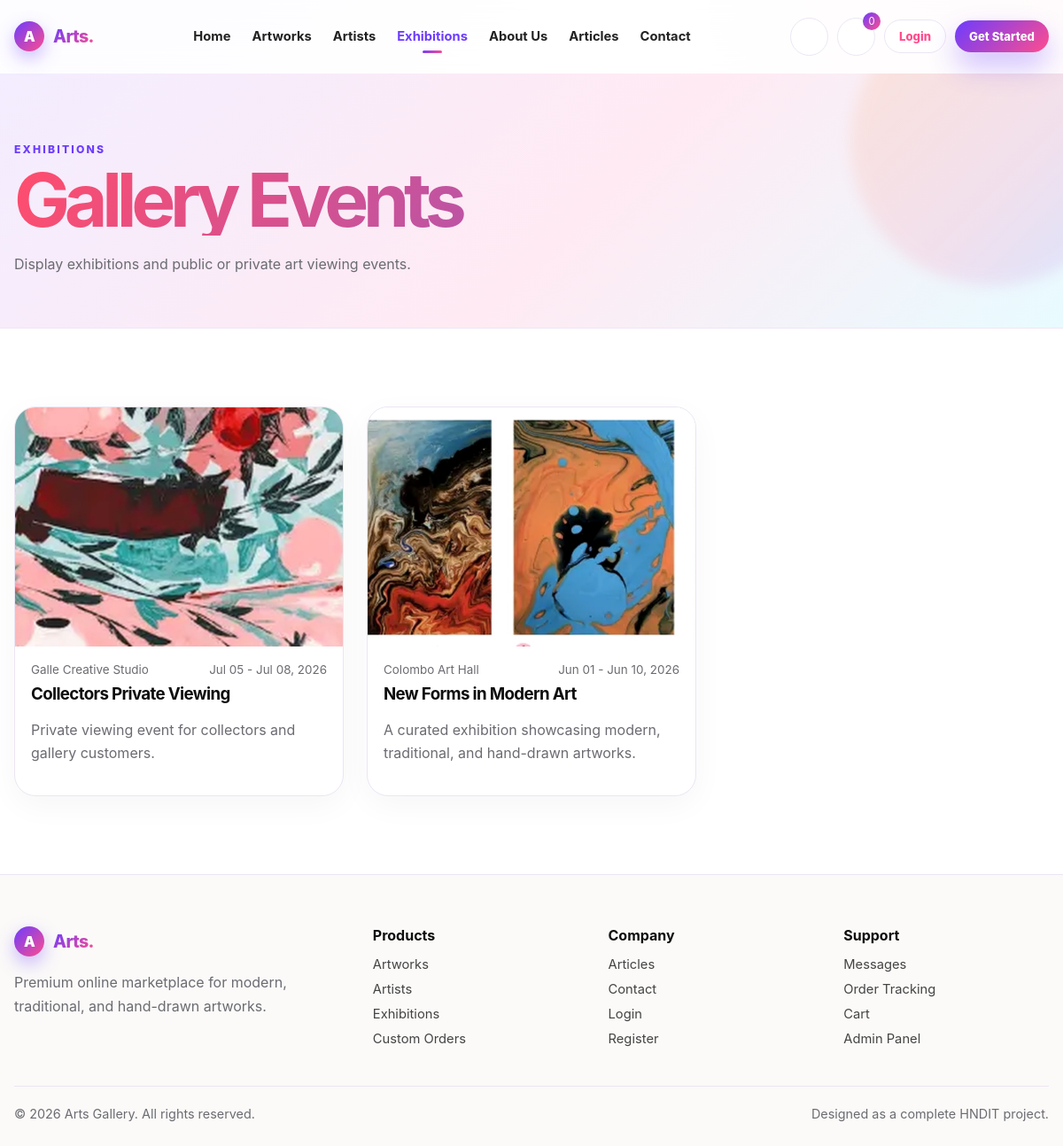
The page /exhibitions.php on the database its author committed.
### tables this page shows
CREATE TABLE exhibitions (
    id INT AUTO_INCREMENT PRIMARY KEY,
    title VARCHAR(160) NOT NULL,
    location VARCHAR(160) NOT NULL,
    start_date DATE NOT NULL,
    end_date DATE NOT NULL,
    image VARCHAR(255) NULL,
    description TEXT NULL,
    created_at TIMESTAMP DEFAULT CURRENT_TIMESTAMP
);

### includes/helpers.php (called while the page is built, shortened)
<?php
function url(string $path = ''): string
{
    return BASE_URL . ltrim($path, '/');
}
function e(?string $value): string
{
    return htmlspecialchars($value ?? '', ENT_QUOTES, 'UTF-8');
}

### exhibitions.php (the view, shortened to what this page needs)
<?php
require_once __DIR__ . '/includes/helpers.php';
require_once __DIR__ . '/config/database.php';
$items = $pdo->query("SELECT * FROM exhibitions ORDER BY start_date DESC")->fetchAll();
require_once __DIR__ . '/includes/header.php';
?>
<section class="page-hero"><div class="container"><span class="eyebrow">Exhibitions</span><h1>Gallery Events</h1><p>Display exhibitions and public or private art viewing events.</p></div></section>
<section class="section"><div class="container"><div class="grid-3">
<?php foreach ($items as $item): ?>
    <article class="card article-card">
        <img src="<?= url($item['image']) ?>" alt="<?= e($item['title']) ?>">
        <div class="art-card-body">
            <div class="card-meta"><span><?= e($item['location']) ?></span><span><?= e(date('M d', strtotime($item['start_date']))) ?> - <?= e(date('M d, Y', strtotime($item['end_date']))) ?></span></div>
            <h3><?= e($item['title']) ?></h3>
            <p><?= e($item['description']) ?></p>
        </div>
    </article>
<?php endforeach; ?>
</div></div></section>
<?php require_once __DIR__ . '/includes/footer.php'; ?>

### assets/css/style.css (style rules this page uses)
:root { --bg: #ffffff; --bg-soft: #f6f4f1; --bg-cream: #fbfaf8; --text: #0e0e0f; --muted: #6b6b72; --line: #e9e4dd; --dark: #050505; --dark-soft: #191919; --success: #0c7a43; --danger: #b11d2a; --warning: #a36a00; --shadow: 0 24px 70px rgba(13, 13, 13, 0.10); --shadow-soft: 0 16px 35px rgba(13, 13, 13, 0.08); --radius-xl: 36px; --radius-lg: 24px; --radius-md: 16px; --container: 1180px; }
* { box-sizing: border-box; }
*::before, *::after { box-sizing: border-box; }
html { scroll-behavior: smooth; overflow-x: hidden; }
body { margin: 0; font-family: Inter, ui-sans-serif, system-ui, -apple-system, BlinkMacSystemFont, "Segoe UI", sans-serif; color: var(--text); background: var(--bg); overflow-x: hidden; min-width: 320px; }
img, svg { max-width: 100%; }
.container { width: min(100% - 32px, var(--container)); margin-inline: auto; }
.eyebrow { font-size: .76rem; font-weight: 850; text-transform: uppercase; letter-spacing: .18em; color: #4a4a4a; }
.hero h1, .section-head h2, .page-hero h1 { margin: 10px 0 18px; font-size: clamp(2.55rem, 7vw, 5.4rem); line-height: .94; letter-spacing: -.075em; }
.section { padding: 88px 0; }
.grid-3 { display: grid; grid-template-columns: repeat(3, 1fr); gap: 26px; }
.card { background: #fff; border: 1px solid var(--line); border-radius: var(--radius-lg); box-shadow: 0 10px 35px rgba(0,0,0,.04); overflow: hidden; }
.art-card-body { padding: 18px; }
.card-meta { display: flex; align-items: center; justify-content: space-between; gap: 10px; color: var(--muted); font-size: .84rem; margin-bottom: 8px; }
.art-card h3, .article-card h3, .artist-card h3 { margin: 0 0 8px; letter-spacing: -.035em; }
.article-card img { width: 100%; height: 270px; object-fit: cover; display: block; filter: grayscale(.15); }
.article-card .art-card-body p { color: var(--muted); line-height: 1.65; }
.page-hero { padding: 74px 0 42px; background: var(--bg-cream); border-bottom: 1px solid var(--line); }
.page-hero p { color: var(--muted); line-height: 1.75; max-width: 740px; }
:root { --accent: #ff4d6d; --accent-2: #6c5ce7; --accent-3: #00b8a9; --accent-4: #ffb703; --accent-5: #2d9cdb; --ink: #14121f; --grad-warm: linear-gradient(120deg, #ff4d6d 0%, #ff8a5b 50%, #ffb703 100%); --grad-cool: linear-gradient(120deg, #6c5ce7 0%, #2d9cdb 55%, #00b8a9 100%); --grad-candy: linear-gradient(120deg, #ff4d6d 0%, #6c5ce7 100%); --bg-soft: #f6f2fb; --bg-cream: #fbf7ff; --line: #ece5f4; }
body { background: radial-gradient(1100px 600px at 8% -8%, rgba(108,92,231,.10), transparent 60%), radial-gradient(900px 520px at 100% 0%, rgba(255,77,109,.10), transparent 55%), radial-gradient(900px 700px at 50% 120%, rgba(0,184,169,.08), transparent 60%), var(--bg); }
.page-hero { background: radial-gradient(600px 300px at 0% 0%, rgba(108,92,231,.16), transparent 60%), radial-gradient(600px 320px at 100% 0%, rgba(255,77,109,.14), transparent 60%), var(--bg-cream); border-bottom: 1px solid var(--line); }
.page-hero h1 { background: var(--grad-candy); -webkit-background-clip: text; background-clip: text; color: transparent; }
.eyebrow { color: var(--accent); }
.article-card img { filter: none; }
:root { --accent: #6c3cff; --accent-2: #ff4d8d; --accent-3: #00c2a8; --accent-4: #ff9f1c; --accent-5: #2bb3ff; --grad-brand: linear-gradient(135deg, #6c3cff 0%, #ff4d8d 100%); --grad-sunset: linear-gradient(135deg, #ff9f1c 0%, #ff4d8d 60%, #6c3cff 100%); --grad-ocean: linear-gradient(135deg, #2bb3ff 0%, #00c2a8 100%); --info: #1456c4; --purple: #6b2fb3; --neutral: #545464; }
.page-hero { background: linear-gradient(135deg, #f3edff 0%, #ffeaf3 55%, #e8fbff 100%); border-bottom: 1px solid #efe6f5; position: relative; overflow: hidden; }
.page-hero::after { content: ''; position: absolute; right: -80px; top: -80px; width: 320px; height: 320px; background: var(--grad-sunset); opacity: .12; border-radius: 50%; filter: blur(8px); }
.page-hero .eyebrow { color: var(--accent); }

### rows shown on the page
exhibitions: image (picture), location "Galle Creative Studio", start_date "Jul 05", end_date "Jul 08, 2026", title "Collectors Private Viewing", description "Private viewing event for collectors and gallery customers."
exhibitions: image (picture), location "Colombo Art Hall", start_date "Jun 01", end_date "Jun 10, 2026", title "New Forms in Modern Art", description "A curated exhibition showcasing modern, traditional, and hand-drawn artworks."

### other values the page prints
cart_count() "0"
